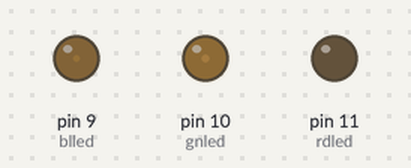
Recording of a sketch running on a simulated Arduino Uno, built with avr-gcc and run on an emulated ATmega328P. Parts: output pins drawn as LEDs (lit = HIGH).

Above: at 0.05 s.
At 0.25 s:
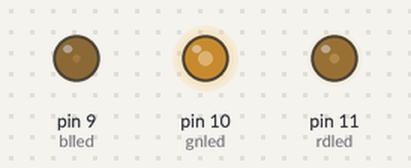
At 0.4 s:
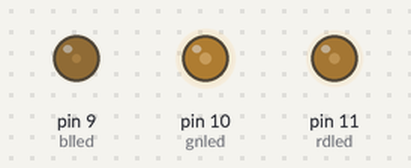
At 0.75 s:
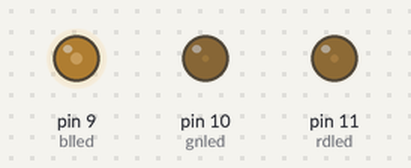
At 1.15 s:
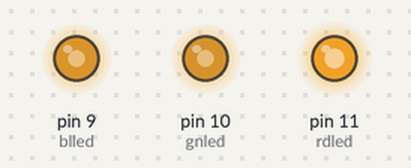
At 1.5 s:
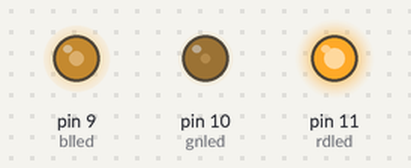
Timing chart, 0 to 3.5 s (numbered marks = the images above):
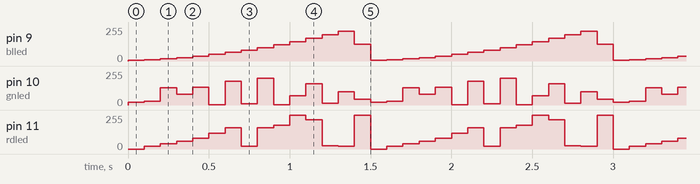

Measured:
- by itself, pin 10 (gnled): repeats every 1.5 s: 30/255 0.10 s, 130/255 0.10 s, 80/255 0.10 s, 135/255 0.10 s, 2/255 0.10 s, 180/255 0.10 s, 10/255 0.10 s, 200/255 0.10 s, 3/255 0.10 s, 69/255 0.10 s, 160/255 0.10 s, 15/255 0.10 s, 98/255 0.10 s, 44/255 0.10 s, 20/255 0.10 s
- by itself, pin 9 (blled): repeats every 1.5 s: 9/255 0.10 s, 16/255 0.10 s, 25/255 0.10 s, 36/255 0.10 s, 49/255 0.10 s, 64/255 0.10 s, 81/255 0.10 s, 100/255 0.10 s, 121/255 0.10 s, 144/255 0.10 s, 169/255 0.10 s, 196/255 0.10 s, 225/255 0.10 s, 125/255 0.10 s, 4/255 0.10 s

The sketch:

rgb15.ino
```cpp
int rdled = 11;   // red led
int gnled = 10;  //green led
int blled = 9;  // blue
int brightness = 0;    // how bright the LED is
int fadeAmount = 5;    // how many points to fade the LED by

// the setup routine runs once when you press reset:
void setup()  {
  // declare pin 9 to be an output:
  pinMode(rdled, OUTPUT);
  pinMode(gnled, OUTPUT);
  pinMode(blled, OUTPUT);
    Serial.begin(9600);

  // if analog input pin 0 is unconnected, random analog
  // noise will cause the call to randomSeed() to generate
  // different seed numbers each time the sketch runs.
  // randomSeed() will then shuffle the random function.
  randomSeed(analogRead(0));
}

void rgbled(int red, int green, int blue){
   analogWrite(rdled, red);
  analogWrite(gnled, green);
  analogWrite(blled, blue);

}

int r[15] = {0,20,40,60,80,120,160,20,160,180,255,220,24,20,254};
int g[15] = {20,30, 130,80,135,2,180,10,200,3,69,160,15,98,44};
int b[15] = {4,9,16,25,36,49,64,81,100,121,144,169,196,225,125};
int i;
// the loop routine runs over and over again forever:
void loop()  {
  for (i = 0; i < 15;i++){
    rgbled(r[i],g[i],b[i]);
    delay(100);
  }
}
```
